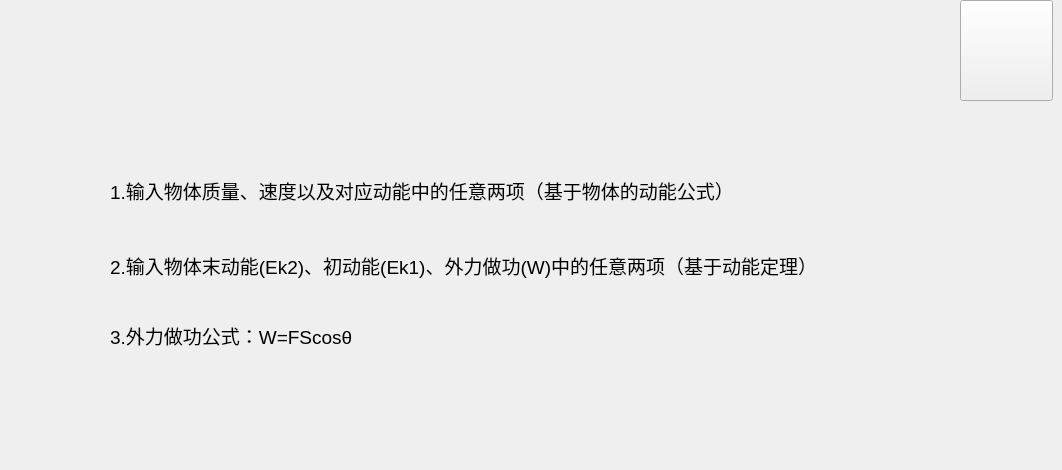
    <widget class="QWidget" name="mcar">
     <widget class="QPushButton" name="rt6">
      <property name="geometry">
       <rect>
        <x>960</x>
        <y>0</y>
        <width>93</width>
        <height>101</height>
       </rect>
      </property>
      <property name="styleSheet">
       <string notr="true">QPushButton {
  background-image: url(D:/caculator/cal/rt.png);
}</string>
      </property>
      <property name="text">
       <string/>
      </property>
     </widget>
     <widget class="QLabel" name="label_140">
      <property name="geometry">
       <rect>
        <x>90</x>
        <y>190</y>
        <width>911</width>
        <height>271</height>
       </rect>
      </property>
      <property name="text">
       <string/>
      </property>
     </widget>
     <widget class="QLabel" name="label_141">
      <property name="geometry">
       <rect>
        <x>110</x>
        <y>150</y>
        <width>751</width>
        <height>81</height>
       </rect>
      </property>
      <property name="font">
       <font>
        <family>Arial</family>
        <pointsize>14</pointsize>
       </font>
      </property>
      <property name="text">
       <string>1.输入物体质量、速度以及对应动能中的任意两项（基于物体的动能公式）</string>
      </property>
     </widget>
     <widget class="QLabel" name="label_142">
      <property name="geometry">
       <rect>
        <x>110</x>
        <y>210</y>
        <width>871</width>
        <height>111</height>
       </rect>
      </property>
      <property name="font">
       <font>
        <family>Arial</family>
        <pointsize>14</pointsize>
       </font>
      </property>
      <property name="text">
       <string>2.输入物体末动能(Ek2)、初动能(Ek1)、外力做功(W)中的任意两项（基于动能定理）</string>
      </property>
     </widget>
     <widget class="QLabel" name="label_157">
      <property name="geometry">
       <rect>
        <x>110</x>
        <y>310</y>
        <width>841</width>
        <height>51</height>
       </rect>
      </property>
      <property name="font">
       <font>
        <family>Arial</family>
        <pointsize>14</pointsize>
       </font>
      </property>
      <property name="text">
       <string>3.外力做功公式：W=FScosθ</string>
      </property>
     </widget>
    </widget>
